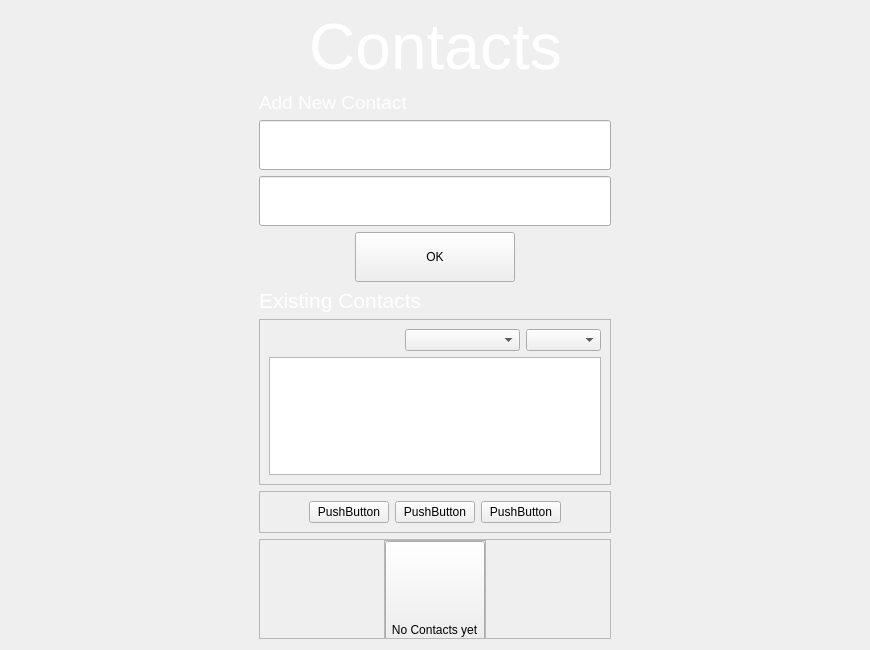
<?xml version="1.0" encoding="UTF-8"?>
<ui version="4.0">
 <class>AddressesWidget</class>
 <widget class="QWidget" name="AddressesWidget">
  <property name="geometry">
   <rect>
    <x>0</x>
    <y>0</y>
    <width>870</width>
    <height>650</height>
   </rect>
  </property>
  <property name="windowTitle">
   <string>Form</string>
  </property>
  <layout class="QVBoxLayout" name="verticalLayout_10">
   <item>
    <layout class="QVBoxLayout" name="verticalLayout_3">
     <item>
      <layout class="QHBoxLayout" name="horizontalLayout_3">
       <item>
        <spacer name="horizontalSpacer_5">
         <property name="orientation">
          <enum>Qt::Horizontal</enum>
         </property>
         <property name="sizeHint" stdset="0">
          <size>
           <width>40</width>
           <height>20</height>
          </size>
         </property>
        </spacer>
       </item>
       <item>
        <widget class="QLabel" name="label_2">
         <property name="styleSheet">
          <string notr="true">color:white;</string>
         </property>
         <property name="text">
          <string>&lt;html&gt;&lt;head/&gt;&lt;body&gt;&lt;p align=&quot;center&quot;&gt;&lt;span style=&quot; font-size:48pt;&quot;&gt;Contacts&lt;/span&gt;&lt;/p&gt;&lt;/body&gt;&lt;/html&gt;</string>
         </property>
        </widget>
       </item>
       <item>
        <spacer name="horizontalSpacer_6">
         <property name="orientation">
          <enum>Qt::Horizontal</enum>
         </property>
         <property name="sizeHint" stdset="0">
          <size>
           <width>40</width>
           <height>20</height>
          </size>
         </property>
        </spacer>
       </item>
      </layout>
     </item>
     <item>
      <layout class="QHBoxLayout" name="horizontalLayout_2">
       <item>
        <spacer name="horizontalSpacer_2">
         <property name="orientation">
          <enum>Qt::Horizontal</enum>
         </property>
         <property name="sizeHint" stdset="0">
          <size>
           <width>40</width>
           <height>20</height>
          </size>
         </property>
        </spacer>
       </item>
       <item>
        <layout class="QVBoxLayout" name="verticalLayout_9">
         <item>
          <widget class="QLabel" name="label">
           <property name="styleSheet">
            <string notr="true">color:white;</string>
           </property>
           <property name="text">
            <string>&lt;html&gt;&lt;head/&gt;&lt;body&gt;&lt;p&gt;&lt;span style=&quot; font-size:14pt;&quot;&gt;Add New Contact&lt;/span&gt;&lt;/p&gt;&lt;/body&gt;&lt;/html&gt;</string>
           </property>
          </widget>
         </item>
         <item>
          <layout class="QVBoxLayout" name="verticalLayout11">
           <property name="spacing">
            <number>10</number>
           </property>
           <item>
            <widget class="QLineEdit" name="lineEditName">
             <property name="sizePolicy">
              <sizepolicy hsizetype="Expanding" vsizetype="Expanding">
               <horstretch>0</horstretch>
               <verstretch>0</verstretch>
              </sizepolicy>
             </property>
             <property name="minimumSize">
              <size>
               <width>0</width>
               <height>50</height>
              </size>
             </property>
             <property name="maximumSize">
              <size>
               <width>16777215</width>
               <height>50</height>
              </size>
             </property>
            </widget>
           </item>
          </layout>
         </item>
         <item>
          <layout class="QVBoxLayout" name="verticalLayout_2">
           <property name="spacing">
            <number>10</number>
           </property>
           <item>
            <widget class="QLineEdit" name="lineEditAddress">
             <property name="sizePolicy">
              <sizepolicy hsizetype="Expanding" vsizetype="Expanding">
               <horstretch>0</horstretch>
               <verstretch>0</verstretch>
              </sizepolicy>
             </property>
             <property name="minimumSize">
              <size>
               <width>0</width>
               <height>50</height>
              </size>
             </property>
             <property name="maximumSize">
              <size>
               <width>16777215</width>
               <height>50</height>
              </size>
             </property>
            </widget>
           </item>
          </layout>
         </item>
         <item>
          <spacer name="verticalSpacer_4">
           <property name="orientation">
            <enum>Qt::Vertical</enum>
           </property>
           <property name="sizeHint" stdset="0">
            <size>
             <width>20</width>
             <height>40</height>
            </size>
           </property>
          </spacer>
         </item>
         <item>
          <layout class="QHBoxLayout" name="horizontalLayout">
           <property name="spacing">
            <number>0</number>
           </property>
           <item>
            <spacer name="horizontalSpacer_3">
             <property name="orientation">
              <enum>Qt::Horizontal</enum>
             </property>
             <property name="sizeHint" stdset="0">
              <size>
               <width>40</width>
               <height>20</height>
              </size>
             </property>
            </spacer>
           </item>
           <item>
            <widget class="QPushButton" name="btnSave">
             <property name="minimumSize">
              <size>
               <width>160</width>
               <height>50</height>
              </size>
             </property>
             <property name="text">
              <string>OK</string>
             </property>
            </widget>
           </item>
           <item>
            <spacer name="horizontalSpacer">
             <property name="orientation">
              <enum>Qt::Horizontal</enum>
             </property>
             <property name="sizeHint" stdset="0">
              <size>
               <width>40</width>
               <height>20</height>
              </size>
             </property>
            </spacer>
           </item>
          </layout>
         </item>
         <item>
          <spacer name="verticalSpacer_3">
           <property name="orientation">
            <enum>Qt::Vertical</enum>
           </property>
           <property name="sizeHint" stdset="0">
            <size>
             <width>20</width>
             <height>40</height>
            </size>
           </property>
          </spacer>
         </item>
         <item>
          <layout class="QHBoxLayout" name="horizontalLayout_4">
           <item>
            <widget class="QLabel" name="label_3">
             <property name="styleSheet">
              <string notr="true">color:white;</string>
             </property>
             <property name="text">
              <string>&lt;html&gt;&lt;head/&gt;&lt;body&gt;&lt;p&gt;&lt;span style=&quot; font-size:16pt;&quot;&gt;Existing Contacts&lt;/span&gt;&lt;/p&gt;&lt;/body&gt;&lt;/html&gt;</string>
             </property>
            </widget>
           </item>
           <item>
            <spacer name="horizontalSpacer_7">
             <property name="orientation">
              <enum>Qt::Horizontal</enum>
             </property>
             <property name="sizeHint" stdset="0">
              <size>
               <width>40</width>
               <height>20</height>
              </size>
             </property>
            </spacer>
           </item>
          </layout>
         </item>
         <item>
          <layout class="QVBoxLayout" name="verticalLayout_4">
           <item>
            <widget class="QFrame" name="framecontacts">
             <property name="frameShape">
              <enum>QFrame::StyledPanel</enum>
             </property>
             <property name="frameShadow">
              <enum>QFrame::Raised</enum>
             </property>
             <layout class="QVBoxLayout" name="verticalLayout_5">
              <item>
               <layout class="QHBoxLayout" name="horizontalLayout_7">
                <item>
                 <spacer name="horizontalSpacer_10">
                  <property name="orientation">
                   <enum>Qt::Horizontal</enum>
                  </property>
                  <property name="sizeHint" stdset="0">
                   <size>
                    <width>40</width>
                    <height>20</height>
                   </size>
                  </property>
                 </spacer>
                </item>
                <item>
                 <widget class="QComboBox" name="comboBoxSort">
                  <property name="sizePolicy">
                   <sizepolicy hsizetype="Preferred" vsizetype="Fixed">
                    <horstretch>0</horstretch>
                    <verstretch>0</verstretch>
                   </sizepolicy>
                  </property>
                  <property name="minimumSize">
                   <size>
                    <width>115</width>
                    <height>0</height>
                   </size>
                  </property>
                 </widget>
                </item>
                <item>
                 <widget class="QComboBox" name="comboBoxSortOrder">
                  <property name="sizePolicy">
                   <sizepolicy hsizetype="Preferred" vsizetype="Fixed">
                    <horstretch>0</horstretch>
                    <verstretch>0</verstretch>
                   </sizepolicy>
                  </property>
                  <property name="minimumSize">
                   <size>
                    <width>75</width>
                    <height>0</height>
                   </size>
                  </property>
                 </widget>
                </item>
               </layout>
              </item>
              <item>
               <layout class="QVBoxLayout" name="verticalLayout_8">
                <item>
                 <widget class="QListView" name="listAddresses">
                  <property name="mouseTracking">
                   <bool>true</bool>
                  </property>
                 </widget>
                </item>
               </layout>
              </item>
             </layout>
            </widget>
           </item>
           <item>
            <widget class="QFrame" name="framemodify">
             <property name="frameShape">
              <enum>QFrame::StyledPanel</enum>
             </property>
             <property name="frameShadow">
              <enum>QFrame::Raised</enum>
             </property>
             <layout class="QVBoxLayout" name="verticalLayout_6">
              <item>
               <layout class="QHBoxLayout" name="horizontalLayout_5">
                <item>
                 <spacer name="horizontalSpacer_8">
                  <property name="orientation">
                   <enum>Qt::Horizontal</enum>
                  </property>
                  <property name="sizeHint" stdset="0">
                   <size>
                    <width>40</width>
                    <height>20</height>
                   </size>
                  </property>
                 </spacer>
                </item>
                <item>
                 <widget class="QPushButton" name="btnCopy">
                  <property name="text">
                   <string>PushButton</string>
                  </property>
                 </widget>
                </item>
                <item>
                 <widget class="QPushButton" name="btnEdit">
                  <property name="text">
                   <string>PushButton</string>
                  </property>
                 </widget>
                </item>
                <item>
                 <widget class="QPushButton" name="btnDelete">
                  <property name="text">
                   <string>PushButton</string>
                  </property>
                 </widget>
                </item>
                <item>
                 <spacer name="horizontalSpacer_9">
                  <property name="orientation">
                   <enum>Qt::Horizontal</enum>
                  </property>
                  <property name="sizeHint" stdset="0">
                   <size>
                    <width>40</width>
                    <height>20</height>
                   </size>
                  </property>
                 </spacer>
                </item>
               </layout>
              </item>
             </layout>
            </widget>
           </item>
           <item>
            <widget class="QFrame" name="emptyContainer">
             <property name="minimumSize">
              <size>
               <width>0</width>
               <height>100</height>
              </size>
             </property>
             <property name="frameShape">
              <enum>QFrame::StyledPanel</enum>
             </property>
             <property name="frameShadow">
              <enum>QFrame::Raised</enum>
             </property>
             <layout class="QVBoxLayout" name="verticalLayout_7" stretch="1,8">
              <property name="spacing">
               <number>0</number>
              </property>
              <property name="leftMargin">
               <number>0</number>
              </property>
              <property name="topMargin">
               <number>0</number>
              </property>
              <property name="rightMargin">
               <number>0</number>
              </property>
              <property name="bottomMargin">
               <number>0</number>
              </property>
              <item>
               <spacer name="verticalSpacer">
                <property name="orientation">
                 <enum>Qt::Vertical</enum>
                </property>
                <property name="sizeHint" stdset="0">
                 <size>
                  <width>20</width>
                  <height>20</height>
                 </size>
                </property>
               </spacer>
              </item>
              <item alignment="Qt::AlignHCenter|Qt::AlignVCenter">
               <widget class="QFrame" name="emptyScreen">
                <property name="sizePolicy">
                 <sizepolicy hsizetype="Expanding" vsizetype="Expanding">
                  <horstretch>0</horstretch>
                  <verstretch>0</verstretch>
                 </sizepolicy>
                </property>
                <property name="frameShape">
                 <enum>QFrame::StyledPanel</enum>
                </property>
                <property name="frameShadow">
                 <enum>QFrame::Raised</enum>
                </property>
                <layout class="QVBoxLayout" name="verticalLayout">
                 <property name="spacing">
                  <number>30</number>
                 </property>
                 <property name="leftMargin">
                  <number>0</number>
                 </property>
                 <property name="topMargin">
                  <number>0</number>
                 </property>
                 <property name="rightMargin">
                  <number>0</number>
                 </property>
                 <property name="bottomMargin">
                  <number>0</number>
                 </property>
                 <item alignment="Qt::AlignHCenter|Qt::AlignVCenter">
                  <widget class="QPushButton" name="pushImgEmpty">
                   <property name="minimumSize">
                    <size>
                     <width>100</width>
                     <height>100</height>
                    </size>
                   </property>
                   <property name="maximumSize">
                    <size>
                     <width>100</width>
                     <height>100</height>
                    </size>
                   </property>
                   <property name="text">
                    <string/>
                   </property>
                   <property name="iconSize">
                    <size>
                     <width>100</width>
                     <height>100</height>
                    </size>
                   </property>
                  </widget>
                 </item>
                 <item alignment="Qt::AlignHCenter|Qt::AlignVCenter">
                  <widget class="QLabel" name="labelEmpty">
                   <property name="styleSheet">
                    <string notr="true"/>
                   </property>
                   <property name="text">
                    <string>No Contacts yet</string>
                   </property>
                   <property name="alignment">
                    <set>Qt::AlignCenter</set>
                   </property>
                  </widget>
                 </item>
                </layout>
               </widget>
              </item>
             </layout>
            </widget>
           </item>
          </layout>
         </item>
         <item>
          <spacer name="verticalSpacer_2">
           <property name="orientation">
            <enum>Qt::Vertical</enum>
           </property>
           <property name="sizeHint" stdset="0">
            <size>
             <width>20</width>
             <height>40</height>
            </size>
           </property>
          </spacer>
         </item>
        </layout>
       </item>
       <item>
        <spacer name="horizontalSpacer_4">
         <property name="orientation">
          <enum>Qt::Horizontal</enum>
         </property>
         <property name="sizeHint" stdset="0">
          <size>
           <width>40</width>
           <height>20</height>
          </size>
         </property>
        </spacer>
       </item>
      </layout>
     </item>
    </layout>
   </item>
  </layout>
 </widget>
 <resources/>
 <connections/>
</ui>
